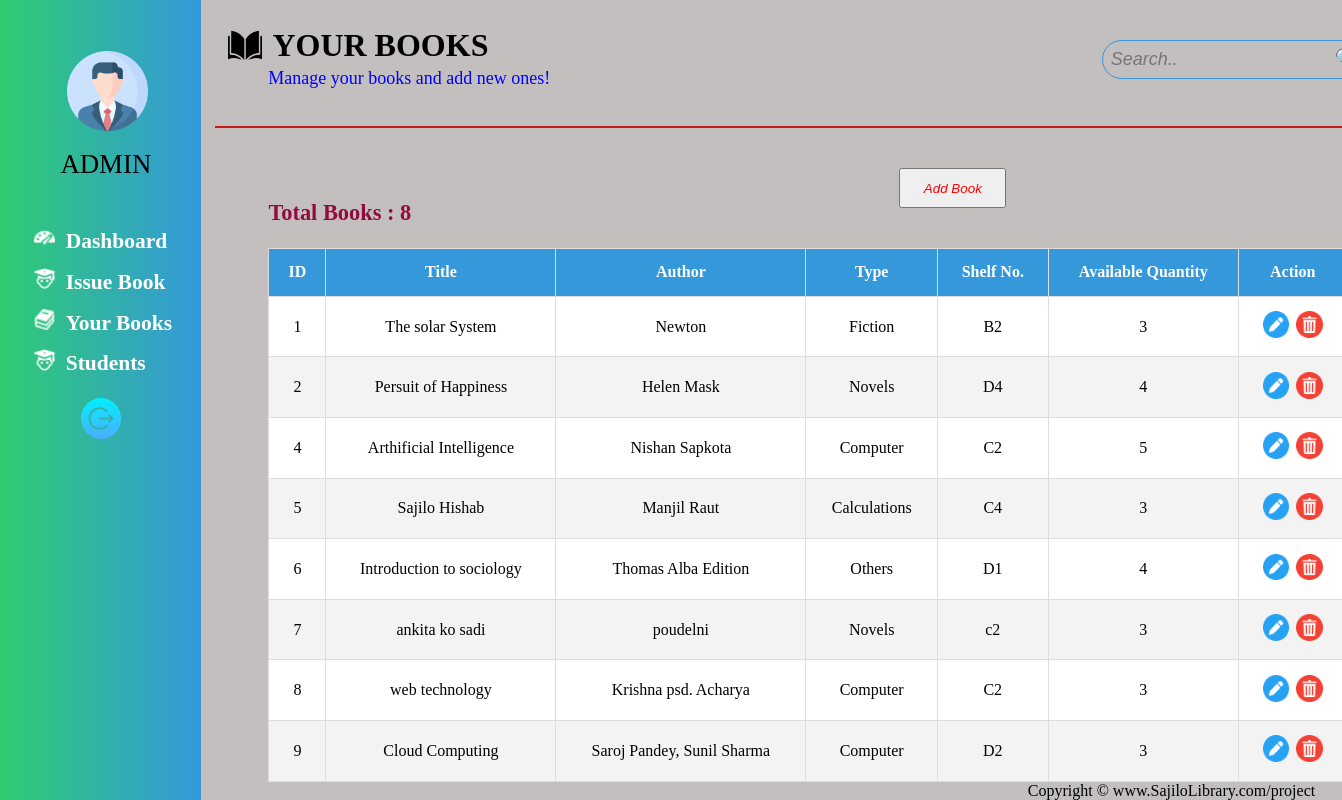
/books/, run on an earlier commit of the app's database.
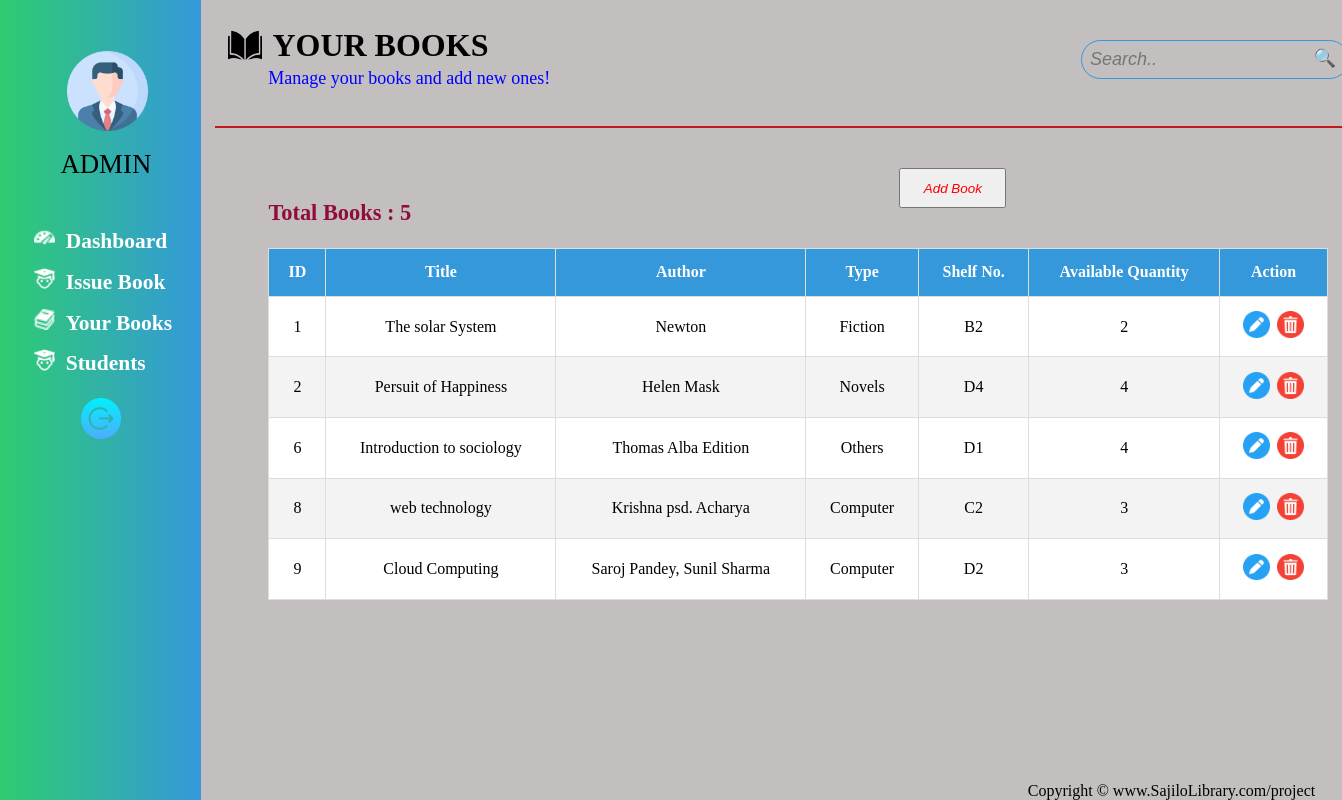
And on a later commit of the database.
### main_app/models.py (models this page shows, shortened)
class Book(models.Model):
    FICTION = 'fiction'
    NOVELS = 'nobels'
    CALCULATIONS = 'calculation'
    COMPUTER = 'computer'
    OTHERS = 'others'
    TYPE_CHOICES = [
        (FICTION, 'Fiction'),
        (NOVELS, 'Novels'),
        (CALCULATIONS, 'Calculations'),
        (COMPUTER, 'Computer'),
        (OTHERS, 'Others'),
    ]
    title = models.CharField(max_length=100)
    author = models.CharField(max_length=50, blank=True, null=True)
    type = models.CharField(max_length=20, choices=TYPE_CHOICES, default=OTHERS)
    shelf = models.CharField(max_length=5)
    quantity = models.PositiveIntegerField()

### main_app/views.py (the view)
# urls.py: path('books/', views.books, name='books'),
def books(request,id=None):
    try:
        if request.method == 'POST':
                if 'add_another' in request.POST:
                    title = request.POST.get('title')
                    author = request.POST.get('author')
                    type = request.POST.get('types')
                    shelf = request.POST.get('shelf')
                    quantity = request.POST.get('quantity')
                    book_item = Book(title=title, author=author, type=type, shelf=shelf, quantity=quantity)
                    book_item.save()
                elif 'delete_book' in request.POST:
                    book_id = request.POST.get('book_id')
                    book = get_object_or_404(Book, id=book_id)
                    book.delete()
                elif 'edit_book' in request.POST:
                    book_id = request.POST.get('book_id')
                    book = get_object_or_404(Book, id=book_id)
                    book.title = request.POST.get('title')
                    book.author = request.POST.get('author')
                    book.type = request.POST.get('type')
                    book.shelf = request.POST.get('shelf')
                    book.quantity = request.POST.get('quantity')
                    book.save()
                    return redirect('books')
                elif 'query' in request.POST:
                    query = request.POST.get('query')
                    books = Book.objects.filter(title__icontains=query)
                    return render(request, 'books.html', {'books': books})
        elif id:  # Handle fetching book data for editing
            book = get_object_or_404(Book, id=id)
            return JsonResponse({
                'id': book.id,
                'title': book.title,
                'author': book.author,
                'type': book.type,
                'shelf': book.shelf,
                'quantity': book.quantity,
            })
    except:
        pass
    books = Book.objects.all()
    return render(request, 'books.html', {'books': books})

### main_app/templates/books.html (shortened to what this page needs)
{% extends "base.html" %}
 {% block title %}Books{% endblock title %} {% block main %}
<main>
  <div id="page1">
    <div id="top-header">
      <div id="namePlate">
        <div id="homePlate">
          <img src="/static/inside book icon.png" alt="">
        <h1>YOUR BOOKS</h1>
      </div>
          <p>Manage your books and add new ones!</p>
      </div>
      <div id="searchBar">
        <form method='post'>
        <input type="text" placeholder="Search.." name='query' value='{{query}}'/>
        <button id="search">🔍</button>
        </form>
      </div>
    </div>
    <button id="book-btn">Add Book</button>
    <div class="table-container">
      <table cellspacing="20" cellpadding="10">
        <thead id="thead">
          <tr>
            <th>ID</th>
            <th>Title</th>
            <th>Author</th>
            <th>Type</th>
            <th>Shelf No.</th>
            <th>Available Quantity</th>
            <th>Action</th>
          </tr>
        </thead>
        <tbody id="tbody">
          {% for book in books %}
          <tr>
              <td>{{ book.id }}</td>
              <td>{{ book.title }}</td>
              <td>{{ book.author }}</td>
              <td>{{ book.get_type_display }}</td>
              <td>{{ book.shelf }}</td>
              <td>{{ book.quantity }}</td>
              <td>
                  <button class="Edit" data-book-id="{{ book.id }}">
                      <img src="/static/edit icon.png" alt="Edit" />
                  </button>
                  <form action="" method="post" style="display:inline;">
                    <button type='submit' class='Delete'>
                      <img src="/static/delete icon.png" alt="Delete" />
                      </button>
                  </form>
              </td>
          </tr>
          {% endfor %}
        </tbody>
      </table>
    </div>
    <h2 id="total_books">Total Books : {{books|length}}</h2>
  </div>
</main>
{% endblock main %}

### main_app/templates/base.html (shortened to what this page needs)
{% load static %}
<!DOCTYPE html>
<html lang="en">
  <head>
  </head>
  <body>
    <div class="wrapper">
      <header>
        <nav>
          <div id="user-logo">
            <img src="/static/profile.png" alt="" />
            <p>ADMIN</p>
          </div>
          <ul>
            <li>
                <img src="/static/dashboard-16.ico" alt="" />
                <a href="/dashboard">Dashboard</a>
            </li>
            <li>
                <img src="/static/student-24.ico" alt="" />
                <a href="/issueBook">Issue Book</a>
            </li>
            <li>
                <img src="/static/book-stack-16.ico" alt="" />
                <a href="/books">Your Books</a>
            </li>
            <li>
                <img src="/static/student-24.ico" alt="" />
                <a href="/students">Students</a>
            </li>
            <li>
                <button id='logout_btn'><a href="{% url 'logout' %}"><img src="/static/logout.png" alt="" /></a></button>
            </li>
        </ul>
        </nav>
      </header>
      <div class="main">
        {% block main %}{% endblock main %}
      </div>
    </div>
    <footer>Copyright &copy; www.SajiloLibrary.com/project</footer>
  </body>
</html>

### main_app/templates/books.html (style rules this page uses)
#page1 { width: 100%; min-height: 100vh; position: relative; background: #c4bfbf; }
#book-btn { width: 8vw; height: 5vh; color: red; position: absolute; top: 21vh; left: 52vw; font-style: oblique; font-size: 1vw; cursor: pointer; }
.table-container { position: relative; top: 15vh; left: 5vw; }
table { border-collapse: collapse; width: 120%; }
#thead th { background-color: #3498db; color: #fff; font-weight: bold; }
table tr:nth-child(even) { background-color: #f2f2f2e5; }
th, td { border: 1px solid #ddd; padding: 1.8vh; text-align: center; }
#tbody { background-color: #fff; }
#total_books { color:#900C3F; position: fixed; top: 25vh; left: 20vw; font-size: 2.8vh; }
form { text-align: left; }
input { width: 100%; padding: 8px; margin-bottom: 10px; box-sizing: border-box; border: 1px solid #ddd; border-radius: 4px; }
.Edit img { width: 2vw; }
.Edit { border-radius: 50%; background: transparent; border: none; cursor: pointer; }
.Delete img { width: 2vw; }
.Delete { border-radius: 50%; background: transparent; border: none; cursor: pointer; padding-left: 0.2vw; }
#top-header { width: 130%; height: 16vh; display: flex; position: relative; left: 1vw; border-bottom: 2px solid rgb(197, 25, 25); padding: 2vw 1vw ; justify-content: space-between; }
#namePlate #homePlate { display: flex; }
#namePlate #homePlate img { width: 2.5vw; margin-right: 0.8vw; }
#namePlate p { font-size: large; padding: 0.3vw 3vw; color: blue; }
#searchBar { align-items: center; background-color: transparent; position: relative; padding-top: 1vw; }
#searchBar input { background-color: transparent; color: #fff; font-size: large; font-style: italic; width: 20vw; border: 1px solid #3498db; border-radius: 20px; }
#search { position: absolute; right: 1vw; top: 1.5vw; background-color: transparent; border: transparent; font-size: large; cursor: pointer; }

What changed in the data, as far as the page shows it:
removed Book: id "4", title "Arthificial Intelligence", author "Nishan Sapkota", type "Computer", shelf "C2", quantity "5"
removed Book: id "5", title "Sajilo Hishab", author "Manjil Raut", type "Calculations", shelf "C4", quantity "3"
removed Book: id "7", title "ankita ko sadi", author "poudelni", type "Novels", shelf "c2", quantity "3"
changed Book "The solar System": quantity "3" → "2"
Also different on the page:
{{ books|length }}: "8" → "5"
